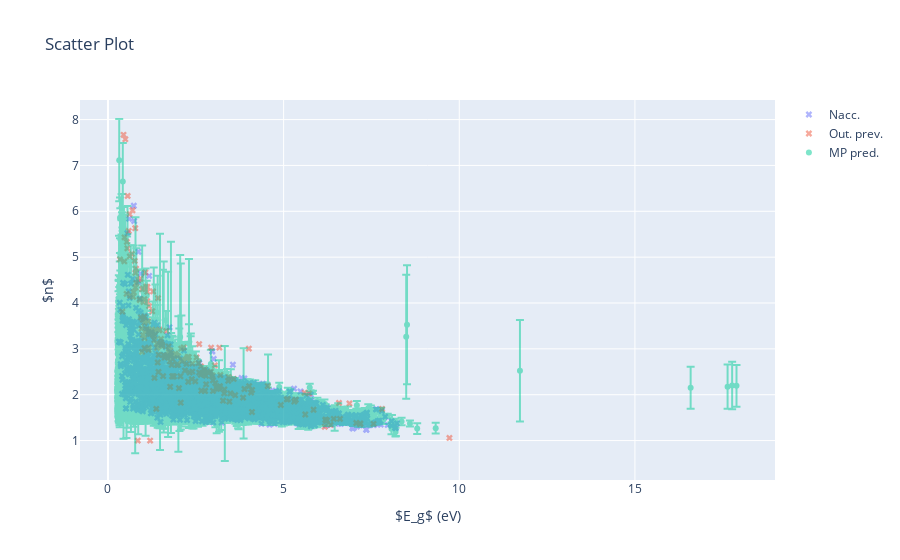

The code cell stored with this chart in its notebook:
### Markdown cell above
### Vis.

### Code cell
# Scatter plot for Nacc.
scatter_naccarato = go.Scatter(
    x=data_naccarato['x'],
    y=data_naccarato['y'],
    mode='markers',
    marker=dict(symbol='x'),
    name='Nacc.',
    opacity=0.5
)

# Scatter plot for the v0 outputs without the outliers.
scatter_outputs_filtout = go.Scatter(
    x=data_outputs_filtouts['x'],
    y=data_outputs_filtouts['y'],
    mode='markers',
    marker=dict(symbol='x'),
    name='Out. prev.',
    opacity=0.5
)

# Scatter plot for MP pred.
scatter_mp_pred = go.Scatter(
    x=data_mp_pred['x'],
    y=data_mp_pred['y'],
    mode='markers',
    error_y=data_mp_pred['error_y'],
    # marker='.',
    # line=dict(color='darkorange'),
    name='MP pred.',
    text=[struc["id"] for struc in strucs_mp_filt_odd],
    opacity=0.5
)

# Layout
layout = go.Layout(
    title=dict(text='Scatter Plot'),
    xaxis=dict(title='$E_g$ (eV)', showgrid=True),
    yaxis=dict(title='$n$', showgrid=True),
    legend=dict(font=dict(size=12))
)

# Create figure
fig = go.Figure(data=[scatter_naccarato, scatter_outputs_filtout, scatter_mp_pred], layout=layout)

# Show figure
fig.show()

### Figure 1 — Plotly figure (JSON) as saved in the notebook; plotly's stock layout.template omitted (floating-point values rounded to 4 significant figures; data arrays with more than 128 entries replaced by an {"elided": "..."} marker saying what was removed)
{"data": [{"marker": {"symbol": "x"}, "mode": "markers", "name": "Nacc.", "opacity": 0.5, "type": "scatter", "x": {"elided": "4001 float values"}, "y": {"elided": "4001 float values"}}, {"marker": {"symbol": "x"}, "mode": "markers", "name": "Out. prev.", "opacity": 0.5, "type": "scatter", "x": {"elided": "207 float values"}, "y": {"elided": "207 float values"}}, {"error_y": {"array": {"elided": "23957 float values"}, "visible": true}, "mode": "markers", "name": "MP pred.", "opacity": 0.5, "text": {"elided": "23957 str values"}, "type": "scatter", "x": {"elided": "23957 float values"}, "y": {"elided": "23957 float values"}}], "layout": {"legend": {"font": {"size": 12}}, "title": {"text": "Scatter Plot"}, "xaxis": {"showgrid": true, "title": {"text": "$E_g$ (eV)"}}, "yaxis": {"showgrid": true, "title": {"text": "$n$"}}}}
